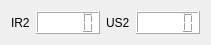
           <widget class="QWidget" name="horizontalLayoutWidget_3">
            <property name="geometry">
             <rect>
              <x>530</x>
              <y>130</y>
              <width>201</width>
              <height>28</height>
             </rect>
            </property>
            <layout class="QHBoxLayout" name="horizontalLayout_43">
             <property name="spacing">
              <number>6</number>
             </property>
             <property name="sizeConstraint">
              <enum>QLayout::SetDefaultConstraint</enum>
             </property>
             <item>
              <widget class="QLabel" name="label_26">
               <property name="text">
                <string>IR2</string>
               </property>
              </widget>
             </item>
             <item>
              <widget class="QLCDNumber" name="ir2LcdNumber">
               <property name="styleSheet">
                <string notr="true">background-color: rgb(255, 255, 255);</string>
               </property>
              </widget>
             </item>
             <item>
              <widget class="QLabel" name="label_27">
               <property name="text">
                <string>US2</string>
               </property>
              </widget>
             </item>
             <item>
              <widget class="QLCDNumber" name="us2LcdNumber">
               <property name="styleSheet">
                <string notr="true">background-color: rgb(255, 255, 255);</string>
               </property>
              </widget>
             </item>
            </layout>
           </widget>
